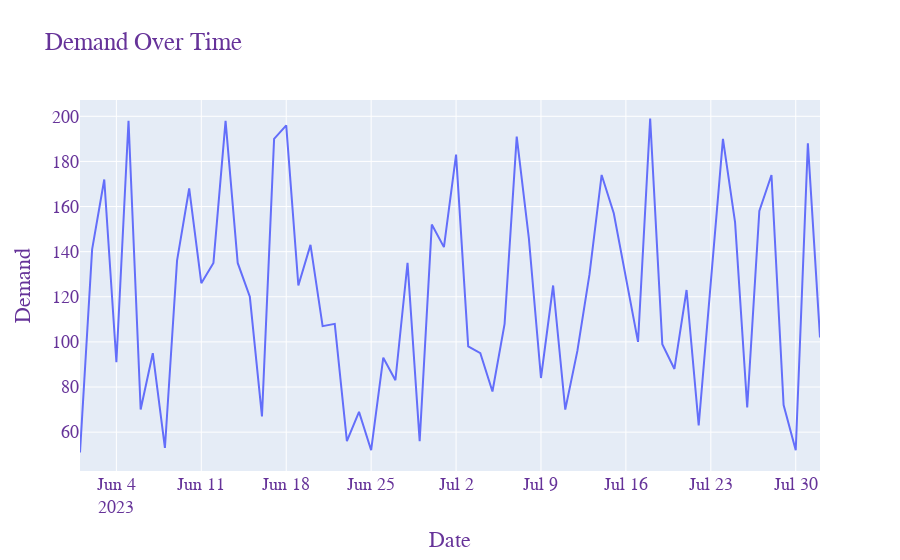

The cell this chart's notebook holds for it:
### Markdown cell above
## Enhance the Plot:
You might want to customize the plot to improve its clarity or presentation. Plotly Express offers several options for customization:
Labeling Axes: You can add labels to your axes to make the chart clearer.
Styling Lines: Change the line color, width, or type (dashed, dotted, etc.).
Adding Markers: You can add markers to each data point on the line.
Hover Information: Customize the information displayed when hovering over points.

### Code cell
fig_demand.update_layout(
    xaxis_title="Date",
    yaxis_title="Demand",
    legend_title="Legend",
    font=dict(
        family="Courier New, monospace",
        size=18,
        color="RebeccaPurple"
    )
)
fig_demand.update_traces(marker=dict(size=10, color='LightSkyBlue'),
                         selector=dict(mode='markers+lines'))

### Figure 1 — Plotly figure (JSON) as saved in the notebook; plotly's stock layout.template omitted (floating-point values rounded to 4 significant figures)
{"data": [{"hovertemplate": "Date=%{x}<br>Demand=%{y}<extra></extra>", "legendgroup": "", "line": {"color": "#636efa", "dash": "solid"}, "marker": {"symbol": "circle"}, "mode": "lines", "name": "", "orientation": "v", "showlegend": false, "type": "scatter", "x": ["2023-06-01T00:00:00", "2023-06-02T00:00:00", "2023-06-03T00:00:00", "2023-06-04T00:00:00", "2023-06-05T00:00:00", "2023-06-06T00:00:00", "2023-06-07T00:00:00", "2023-06-08T00:00:00", "2023-06-09T00:00:00", "2023-06-10T00:00:00", "2023-06-11T00:00:00", "2023-06-12T00:00:00", "2023-06-13T00:00:00", "2023-06-14T00:00:00", "2023-06-15T00:00:00", "2023-06-16T00:00:00", "2023-06-17T00:00:00", "2023-06-18T00:00:00", "2023-06-19T00:00:00", "2023-06-20T00:00:00", "2023-06-21T00:00:00", "2023-06-22T00:00:00", "2023-06-23T00:00:00", "2023-06-24T00:00:00", "2023-06-25T00:00:00", "2023-06-26T00:00:00", "2023-06-27T00:00:00", "2023-06-28T00:00:00", "2023-06-29T00:00:00", "2023-06-30T00:00:00", "2023-07-01T00:00:00", "2023-07-02T00:00:00", "2023-07-03T00:00:00", "2023-07-04T00:00:00", "2023-07-05T00:00:00", "2023-07-06T00:00:00", "2023-07-07T00:00:00", "2023-07-08T00:00:00", "2023-07-09T00:00:00", "2023-07-10T00:00:00", "2023-07-11T00:00:00", "2023-07-12T00:00:00", "2023-07-13T00:00:00", "2023-07-14T00:00:00", "2023-07-15T00:00:00", "2023-07-16T00:00:00", "2023-07-17T00:00:00", "2023-07-18T00:00:00", "2023-07-19T00:00:00", "2023-07-20T00:00:00", "2023-07-21T00:00:00", "2023-07-22T00:00:00", "2023-07-23T00:00:00", "2023-07-24T00:00:00", "2023-07-25T00:00:00", "2023-07-26T00:00:00", "2023-07-27T00:00:00", "2023-07-28T00:00:00", "2023-07-29T00:00:00", "2023-07-30T00:00:00", "2023-07-31T00:00:00", "2023-08-01T00:00:00"], "xaxis": "x", "y": [51, 141, 172, 91, 198, 70, 95, 53, 136, 168, 126, 135, 198, 135, 120, 67, 190, 196, 125, 143, 107, 108, 56, 69, 52, 93, 83, 135, 56, 152, 142, 183, 98, 95, 78, 108, 191, 146, 84, 125, 70, 96, 130, 174, 157, 128, 100, 199, 99, 88, 123, 63, 126, 190, 153, 71, 158, 174, 72, 52, 188, 102], "yaxis": "y"}], "layout": {"font": {"color": "RebeccaPurple", "family": "Courier New, monospace", "size": 18}, "legend": {"title": {"text": "Legend"}, "tracegroupgap": 0}, "title": {"text": "Demand Over Time"}, "xaxis": {"anchor": "y", "domain": [0, 1], "title": {"text": "Date"}}, "yaxis": {"anchor": "x", "domain": [0, 1], "title": {"text": "Demand"}}}}
